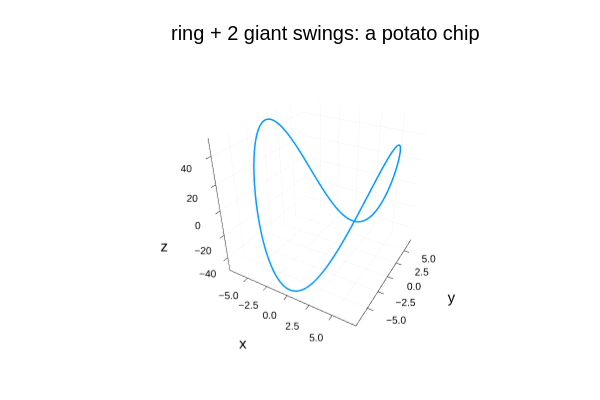

The notebook cell this image was saved under:
### Markdown cell above
### Few slow, HUGE swings → a potato chip
$R=7,\ k=1,\ A=49,\ m=2$: one lap, two swings — but the amplitude (49) dwarfs the radius (7),
so the "ring" is stretched into a giant saddle. **Amplitude dominance completely changes the
silhouette even though the formula template is identical.**

### Code cell
plot3d(7 .* cos.(t1), 7 .* sin.(t1), 49 .* cos.(2t1),
    lw = 3, legend = false, title = "ring + 2 giant swings: a potato chip",
    xlabel = "x", ylabel = "y", zlabel = "z")

### Figure 1 — Plotly figure (JSON) as saved in the notebook; plotly's stock layout.template omitted (floating-point values rounded to 4 significant figures; data arrays with more than 128 entries replaced by an {"elided": "..."} marker saying what was removed)
{"data": [{"colorbar": {"len": 0.8657, "title": "", "x": 0.9934, "y": 0.5087}, "legendgroup": "y1", "line": {"color": "rgba(0, 154, 250, 1.000)", "dash": "solid", "shape": "linear", "width": 3}, "mode": "lines", "name": "y1", "scene": "scene", "showlegend": true, "type": "scatter3d", "x": {"elided": "1200 float values"}, "xaxis": "x", "y": {"elided": "1200 float values"}, "yaxis": "y", "z": {"elided": "1200 float values"}, "zaxis": "z"}], "layout": {"annotations": [{"font": {"color": "rgba(0, 0, 0, 1.000)", "family": "sans-serif", "size": 20}, "rotation": 0, "showarrow": false, "text": "ring + 2 giant swings: a potato chip", "x": 0.5424, "xanchor": "center", "xref": "paper", "y": 1, "yanchor": "top", "yref": "paper"}], "height": 400, "margin": {"b": 20, "l": 0, "r": 0, "t": 20}, "paper_bgcolor": "rgba(255, 255, 255, 1.000)", "plot_bgcolor": "rgba(255, 255, 255, 1.000)", "scene": {"camera": {"eye": {"x": 1.126, "y": -1.95, "z": 1.3}, "projection": "orthographic"}, "domain": {"x": [0.09128, 0.9934], "y": [0.07581, 0.9415]}, "xaxis": {"gridcolor": "rgba(0, 0, 0, 0.100)", "gridwidth": 0.5, "linecolor": "rgba(0, 0, 0, 1.000)", "mirror": false, "range": [-7.42, 7.42], "showgrid": true, "showline": true, "showticklabels": true, "tickangle": 0, "tickcolor": "rgb(0, 0, 0)", "tickfont": {"color": "rgba(0, 0, 0, 1.000)", "family": "sans-serif", "size": 11}, "tickmode": "array", "ticks": "inside", "ticktext": ["−5.0", "−2.5", "0.0", "2.5", "5.0"], "tickvals": [-5, -2.5, 0, 2.5, 5], "title": "x", "titlefont": {"color": "rgba(0, 0, 0, 1.000)", "family": "sans-serif", "size": 15}, "type": "-", "visible": true, "zeroline": false, "zerolinecolor": "rgba(0, 0, 0, 1.000)"}, "yaxis": {"gridcolor": "rgba(0, 0, 0, 0.100)", "gridwidth": 0.5, "linecolor": "rgba(0, 0, 0, 1.000)", "mirror": false, "range": [-7.42, 7.42], "showgrid": true, "showline": true, "showticklabels": true, "tickangle": 0, "tickcolor": "rgb(0, 0, 0)", "tickfont": {"color": "rgba(0, 0, 0, 1.000)", "family": "sans-serif", "size": 11}, "tickmode": "array", "ticks": "inside", "ticktext": ["−5.0", "−2.5", "0.0", "2.5", "5.0"], "tickvals": [-5, -2.5, 0, 2.5, 5], "title": "y", "titlefont": {"color": "rgba(0, 0, 0, 1.000)", "family": "sans-serif", "size": 15}, "type": "-", "visible": true, "zeroline": false, "zerolinecolor": "rgba(0, 0, 0, 1.000)"}, "zaxis": {"gridcolor": "rgba(0, 0, 0, 0.100)", "gridwidth": 0.5, "linecolor": "rgba(0, 0, 0, 1.000)", "mirror": false, "range": [-51.94, 51.94], "showgrid": true, "showline": true, "showticklabels": true, "tickangle": 0, "tickcolor": "rgb(0, 0, 0)", "tickfont": {"color": "rgba(0, 0, 0, 1.000)", "family": "sans-serif", "size": 11}, "tickmode": "array", "ticks": "inside", "ticktext": ["−40", "−20", "0", "20", "40"], "tickvals": [-40, -20, 0, 20, 40], "title": "z", "titlefont": {"color": "rgba(0, 0, 0, 1.000)", "family": "sans-serif", "size": 15}, "type": "-", "visible": true, "zeroline": false, "zerolinecolor": "rgba(0, 0, 0, 1.000)"}}, "showlegend": false, "width": 600}}
